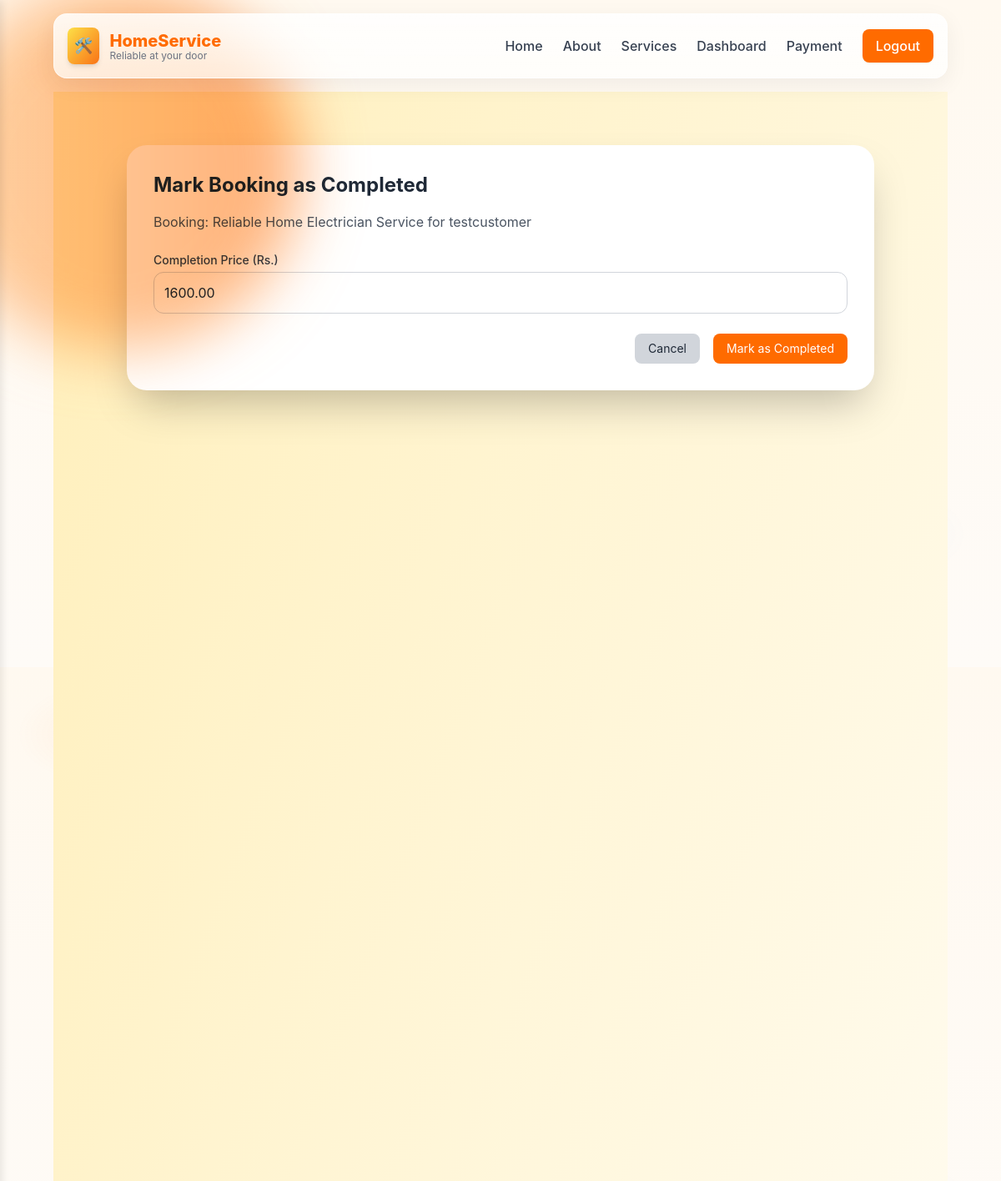
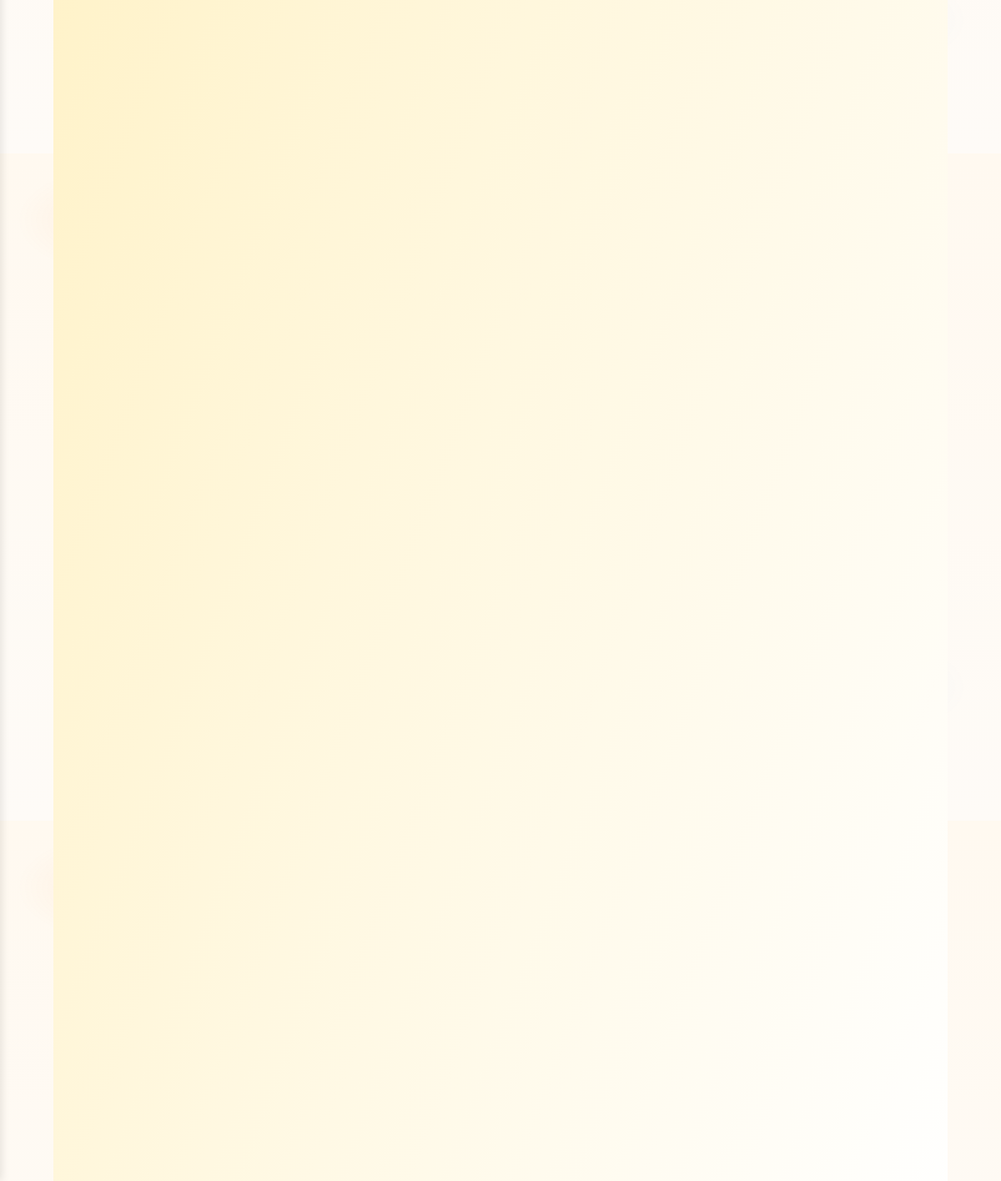
Screenshot of /complete-booking/1/ (signed in) with the database file from the repository (2 pictures, top to bottom).
### booking/models.py (models this page shows, shortened)
class Booking(models.Model):
    STATUS_CHOICES = (
        ('pending', 'Pending'),
        ('confirmed', 'Confirmed'),
        ('completed', 'Completed'),
        ('cancelled', 'Cancelled'),
        ('awaiting_payment', 'Awaiting Payment'),
    )
    customer = models.ForeignKey(CustomUser, on_delete=models.CASCADE, related_name='bookings')
    service = models.ForeignKey(Service, on_delete=models.CASCADE)
    date = models.DateField()
    time = models.TimeField()
    status = models.CharField(max_length=20, choices=STATUS_CHOICES, default='pending')
    completion_price = models.DecimalField(max_digits=10, decimal_places=2, null=True, blank=True, validators=[MinValueValidator(0)])

class Service(models.Model):
    title = models.CharField(max_length=200)
    description = models.TextField()
    service_type = models.ForeignKey(ServiceType, on_delete=models.CASCADE, related_name='services')
    image = models.ImageField(upload_to='services/', blank=True, null=True)
    manager = models.ForeignKey(CustomUser, on_delete=models.CASCADE, related_name='services')

class CustomUser(AbstractUser):
    ROLE_CHOICES = (
        ('customer', 'Customer'),
        ('provider', 'Service Provider'),
    )
    role = models.CharField(max_length=20, choices=ROLE_CHOICES, default='customer')
    wallet_balance = models.DecimalField(max_digits=10, decimal_places=2, default=0, validators=[MinValueValidator(0)])

### booking/views.py (the view)
# urls.py: path('complete-booking/<int:booking_id>/', views.complete_booking, name='complete_booking'),
@login_required
@transaction.atomic
def complete_booking(request, booking_id):
    if request.user.role != 'provider':
        messages.error(request, 'You are not authorized to perform this action.')
        return redirect('index')
    booking = get_object_or_404(Booking, id=booking_id, service__manager=request.user)
    if request.method == 'POST':
        form = CompleteServiceForm(request.POST, instance=booking)
        if form.is_valid() and booking.status == 'confirmed':
            booking = form.save(commit=False)
            booking.status = 'awaiting_payment'
            booking.save()
            messages.success(request, f'Booking {booking.id} marked as completed. Awaiting payment proof.')
            return redirect('provider_dashboard')
        else:
            messages.error(request, 'Invalid price or booking status.')
    else:
        form = CompleteServiceForm(instance=booking)
    return render(request, 'complete_booking.html', {'form': form, 'booking': booking})

### booking/forms.py
class CompleteServiceForm(forms.ModelForm):
    class Meta:
        model = Booking
        fields = ['completion_price']
        widgets = {
            'completion_price': forms.NumberInput(attrs={
                'class': 'w-full p-3 rounded-xl border border-gray-300',
                'placeholder': 'Enter completion price',
                'min': 0,
                'step': 0.01
            }),
        }

### booking/templates/complete_booking.html (shortened to what this page needs)
{% extends 'base.html' %}
{% load static %}
{% block content %}
<section class="min-h-screen bg-gradient-to-br from-[#FFEFBA] to-[#FFFFFF] py-12 sm:py-16 px-4 sm:px-6 lg:px-8">
  <div class="container mx-auto max-w-4xl">
    <div class="bg-white rounded-xl sm:rounded-3xl shadow-lg sm:shadow-2xl p-4 sm:p-8">
      <h2 class="text-xl sm:text-2xl font-bold text-gray-800 mb-3 sm:mb-4">Mark Booking as Completed</h2>
      <p class="text-gray-600 text-sm sm:text-base mb-4">Booking: {{ booking.service.title }} for {{ booking.customer.username }}</p>
      <form method="post" class="space-y-4 sm:space-y-6">
        <div>
          <label class="block text-xs sm:text-sm font-medium text-gray-700 mb-1">Completion Price (Rs.)</label>
          {{ form.completion_price }}
        </div>
        <div class="flex flex-col sm:flex-row justify-end space-y-2 sm:space-y-0 sm:space-x-4">
          <a href="{% url 'provider_dashboard' %}" class="px-3 sm:px-4 py-1 sm:py-2 bg-gray-300 text-gray-800 rounded-lg hover:bg-gray-400 text-xs sm:text-sm text-center">
            Cancel
          </a>
          <button type="submit" class="px-3 sm:px-4 py-1 sm:py-2 bg-[#FF6B00] text-white rounded-lg hover:bg-[#e85d00] text-xs sm:text-sm">
            Mark as Completed
          </button>
        </div>
      </form>
    </div>
  </div>
</section>
{% endblock %}

### booking/templates/base.html (style rules this page uses)
:root { --accent: #FF6B00; --accent-2: #FFB86B; --muted: #F7F5F2; }
body { background: radial-gradient(1000px 600px at 10% 10%, rgba(255, 107, 0, 0.06), transparent 10%), radial-gradient(800px 500px at 90% 80%, rgba(0, 122, 255, 0.03), transparent 10%), linear-gradient(180deg, #FFF9F0 0%, #FEFBF7 100%); -webkit-font-smoothing: antialiased; -moz-osx-font-smoothing: grayscale; font-family: Inter, ui-sans-serif, system-ui, -apple-system, "Segoe UI", Roboto, "Helvetica Neue", Arial; color: #1F2937; margin: 0; padding: 0; box-sizing: border-box; overflow-x: hidden; }

### rows the page displays
Booking: service "Reliable Home Electrician Service", customer.username "testcustomer", completion_price "1600.00"
